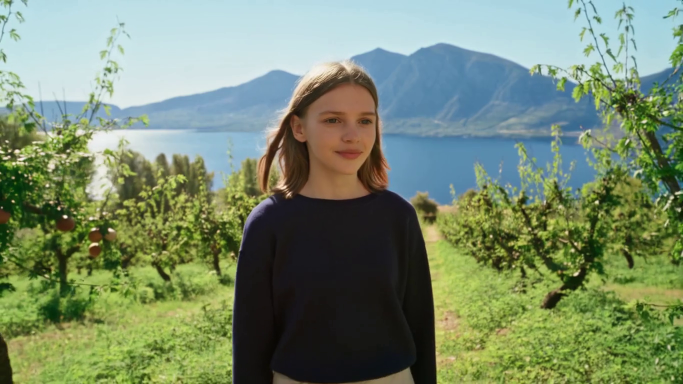
#> input picture frame 14 of human_detection_project/uploaded_videos/Sister_in_Resen_0f29d4a0.mp4, 1366 x 768 px, given in place of the camera (shown at 1/2 size)
$ python run_detection.py
#> lines starting #> are read from the running program, lines starting #| are printed output that depends on the picture; after the words box and inside, x2 and y2 are one past the last pixel; in counts of white or black regions, pixels touching at a corner belong together
### human_detection_project/live_human_detector.py
import cv2
import numpy as np
import time
import threading
from collections import deque
import argparse

class LiveHumanDetector:
    def __init__(self, confidence_threshold=0.5, nms_threshold=0.4):
        self.confidence_threshold = confidence_threshold
        self.nms_threshold = nms_threshold

        # Initialize detection models
        self.face_cascade = cv2.CascadeClassifier(cv2.data.haarcascades + 'haarcascade_frontalface_default.xml')
        self.body_cascade = cv2.CascadeClassifier(cv2.data.haarcascades + 'haarcascade_fullbody.xml')

        # Performance tracking
        self.fps_counter = deque(maxlen=30)
        self.detection_history = deque(maxlen=10)

        # Person tracking
        self.person_id = 0
        self.tracked_persons = {}

    def detect_humans(self, frame):
        """Enhanced human detection using multiple methods"""
        height, width = frame.shape[:2]
        gray = cv2.cvtColor(frame, cv2.COLOR_BGR2GRAY)

        detections = []

        # Method 1: Face detection (most reliable)
        faces = self.face_cascade.detectMultiScale(
            gray, scaleFactor=1.1, minNeighbors=5, minSize=(30, 30)
        )

        for (x, y, w, h) in faces:
            # Expand bounding box to include more of the person
            expanded_h = int(h * 2.5)  # Assume body is 2.5x face height
            expanded_y = max(0, y - int(h * 0.2))  # Start slightly above face
            expanded_h = min(height - expanded_y, expanded_h)

            detections.append({
                'box': (x, expanded_y, w, expanded_h),
                'confidence': 0.85,
                'type': 'face',
                'center': (x + w//2, expanded_y + expanded_h//2)
            })

        # Method 2: Full body detection (if no faces found)
        if len(detections) == 0:
            bodies = self.body_cascade.detectMultiScale(
                gray, scaleFactor=1.1, minNeighbors=3, minSize=(50, 100)
            )

            for (x, y, w, h) in bodies:
                detections.append({
                    'box': (x, y, w, h),
                    'confidence': 0.7,
                    'type': 'body',
                    'center': (x + w//2, y + h//2)
                })

        # Method 3: Motion-based detection (backup)
        if len(detections) == 0 and hasattr(self, 'background_subtractor'):
            fg_mask = self.background_subtractor.apply(frame)
            contours, _ = cv2.findContours(fg_mask, cv2.RETR_EXTERNAL, cv2.CHAIN_APPROX_SIMPLE)

            for contour in contours:
                area = cv2.contourArea(contour)
                if 1000 < area < 50000:  # Filter by reasonable human size
                    x, y, w, h = cv2.boundingRect(contour)
                    aspect_ratio = h / w if w > 0 else 0

                    # Human-like aspect ratio
                    if 1.5 < aspect_ratio < 4.0:
                        detections.append({
                            'box': (x, y, w, h),
                            'confidence': 0.6,
                            'type': 'motion',
                            'center': (x + w//2, y + h//2)
                        })

        # Remove overlapping detections
        detections = self._remove_overlaps(detections)

        # Track persons across frames
        detections = self._track_persons(detections)

        return detections

    def _remove_overlaps(self, detections):
        """Remove overlapping detections, keeping the one with higher confidence"""
        if len(detections) <= 1:
            return detections

        filtered = []
        for i, det1 in enumerate(detections):
            is_duplicate = False
            x1, y1, w1, h1 = det1['box']

            for j, det2 in enumerate(detections):
                if i != j:
                    x2, y2, w2, h2 = det2['box']

                    # Calculate overlap
                    overlap_x = max(0, min(x1 + w1, x2 + w2) - max(x1, x2))
                    overlap_y = max(0, min(y1 + h1, y2 + h2) - max(y1, y2))
                    overlap_area = overlap_x * overlap_y

                    area1 = w1 * h1
                    area2 = w2 * h2

                    if overlap_area > 0.3 * min(area1, area2):  # 30% overlap threshold
                        if det2['confidence'] > det1['confidence']:
                            is_duplicate = True
                            break

            if not is_duplicate:
                filtered.append(det1)

        return filtered

    def _track_persons(self, detections):
        """Simple person tracking across frames"""
        current_time = time.time()

        # Remove old tracked persons
        to_remove = []
        for person_id, person_data in self.tracked_persons.items():
            if current_time - person_data['last_seen'] > 2.0:  # 2 second timeout
                to_remove.append(person_id)

        for person_id in to_remove:
            del self.tracked_persons[person_id]

        # Match detections to existing persons
        for detection in detections:
            best_match = None
            best_distance = float('inf')

            for person_id, person_data in self.tracked_persons.items():
                distance = np.sqrt(
                    (detection['center'][0] - person_data['center'][0])**2 +
                    (detection['center'][1] - person_data['center'][1])**2
                )

                if distance < 100 and distance < best_distance:  # 100 pixel threshold
                    best_match = person_id
                    best_distance = distance

            if best_match:
                # Update existing person
                self.tracked_persons[best_match]['center'] = detection['center']
                self.tracked_persons[best_match]['last_seen'] = current_time
                detection['person_id'] = best_match
            else:
                # New person
                self.person_id += 1
                self.tracked_persons[self.person_id] = {
                    'center': detection['center'],
                    'last_seen': current_time,
                    'first_seen': current_time
                }
                detection['person_id'] = self.person_id

        return detections

    def draw_detections(self, frame, detections):
        """Draw enhanced bounding boxes and labels"""
        for detection in detections:
            x, y, w, h = detection['box']
            confidence = detection['confidence']
            detection_type = detection['type']
            person_id = detection.get('person_id', 0)

            # Color based on detection type
            if detection_type == 'face':
                color = (0, 255, 0)  # Green for face detection
            elif detection_type == 'body':
                color = (255, 165, 0)  # Orange for body detection
            else:
                color = (0, 165, 255)  # Blue for motion detection

            # Draw bounding box
            cv2.rectangle(frame, (x, y), (x + w, y + h), color, 2)

            # Draw center point
            center = detection['center']
            cv2.circle(frame, center, 5, color, -1)

            # Prepare label
            label = f"Person {person_id} ({detection_type}): {confidence:.2f}"

            # Calculate label size
            (label_w, label_h), _ = cv2.getTextSize(label, cv2.FONT_HERSHEY_SIMPLEX, 0.6, 2)

            # Draw label background
            cv2.rectangle(frame, (x, y - label_h - 10), (x + label_w, y), color, -1)

            # Draw label text
            cv2.putText(frame, label, (x, y - 5), cv2.FONT_HERSHEY_SIMPLEX, 0.6, (0, 0, 0), 2)

        return frame

    def draw_info_panel(self, frame, detections, fps):
        """Draw information panel on the frame"""
        height, width = frame.shape[:2]

        # Semi-transparent overlay
        overlay = frame.copy()
        cv2.rectangle(overlay, (10, 10), (300, 120), (0, 0, 0), -1)
        cv2.addWeighted(overlay, 0.7, frame, 0.3, 0, frame)

        # Info text
        info_lines = [
            f"FPS: {fps:.1f}",
            f"Detections: {len(detections)}",
            f"Active Persons: {len(self.tracked_persons)}",
            f"Resolution: {width}x{height}"
        ]

        for i, line in enumerate(info_lines):
            cv2.putText(frame, line, (15, 35 + i * 20),
                       cv2.FONT_HERSHEY_SIMPLEX, 0.5, (255, 255, 255), 1)

        # Detection history graph
        if len(self.detection_history) > 1:
            points = []
            for i, count in enumerate(self.detection_history):
                x = 320 + i * 10
                y = 100 - count * 10
                points.append((x, max(20, y)))

            if len(points) > 1:
                for i in range(len(points) - 1):
                    cv2.line(frame, points[i], points[i + 1], (0, 255, 255), 2)

        return frame

    def process_live_stream(self, source=0, display=True, save_output=None):
        """Process live video stream from webcam or video file"""
        # Initialize video capture
        cap = cv2.VideoCapture(source)
        if not cap.isOpened():
            print(f"Error: Could not open video source {source}")
            return

        # Set camera properties for better performance
        if isinstance(source, int):  # Webcam
            cap.set(cv2.CAP_PROP_FRAME_WIDTH, 640)
            cap.set(cv2.CAP_PROP_FRAME_HEIGHT, 480)
            cap.set(cv2.CAP_PROP_FPS, 30)

        # Initialize background subtractor for motion detection
        self.background_subtractor = cv2.createBackgroundSubtractorMOG2(detectShadows=True)

        # Video writer setup
        if save_output:
            fourcc = cv2.VideoWriter_fourcc(*'mp4v')
            fps = int(cap.get(cv2.CAP_PROP_FPS)) or 30
            width = int(cap.get(cv2.CAP_PROP_FRAME_WIDTH))
            height = int(cap.get(cv2.CAP_PROP_FRAME_HEIGHT))
            out = cv2.VideoWriter(save_output, fourcc, fps, (width, height))

        print("Starting live human detection...")
        print("Press 'q' to quit, 's' to save screenshot, 'r' to reset tracking")

        frame_count = 0
        start_time = time.time()

        try:
            while True:
                ret, frame = cap.read()
                if not ret:
                    break

                frame_start = time.time()

                # Detect humans
                detections = self.detect_humans(frame)

                # Update detection history
                self.detection_history.append(len(detections))

                # Draw detections
                frame = self.draw_detections(frame, detections)

                # Calculate FPS
                frame_time = time.time() - frame_start
                self.fps_counter.append(1.0 / frame_time if frame_time > 0 else 0)
                current_fps = np.mean(self.fps_counter)

                # Draw info panel
                frame = self.draw_info_panel(frame, detections, current_fps)

                # Save frame if recording
                if save_output:
                    out.write(frame)

                # Display frame
                if display:
                    cv2.imshow('Live Human Detection', frame)

                    key = cv2.waitKey(1) & 0xFF
                    if key == ord('q'):
                        break
                    elif key == ord('s'):
                        # Save screenshot
                        screenshot_name = f"screenshot_{int(time.time())}.jpg"
                        cv2.imwrite(screenshot_name, frame)
                        print(f"Screenshot saved: {screenshot_name}")
                    elif key == ord('r'):
                        # Reset tracking
                        self.tracked_persons.clear()
                        self.person_id = 0
                        print("Tracking reset")

                frame_count += 1

                # Print stats every 100 frames
                if frame_count % 100 == 0:
                    elapsed = time.time() - start_time
                    avg_fps = frame_count / elapsed
                    print(f"Processed {frame_count} frames, Avg FPS: {avg_fps:.1f}")

        except KeyboardInterrupt:
            print("\nStopping detection...")

        finally:
            # Cleanup
            cap.release()
            if save_output:
                out.release()
            if display:
                cv2.destroyAllWindows()

            # Final stats
            total_time = time.time() - start_time
            print(f"\nSession complete:")
            print(f"Total frames: {frame_count}")
            print(f"Total time: {total_time:.1f}s")
            print(f"Average FPS: {frame_count/total_time:.1f}")

# [28 lines left out: function main, not called in this run]

# [2 lines that do not run on import are left out]

### human_detection_project/run_detection.py
#!/usr/bin/env python3
"""
Quick launcher for the Live Human Detection System
"""

import sys
import os
from live_human_detector import LiveHumanDetector

def main():
    print("🚀 Live Human Detection System")
    print("=" * 40)

    # Simple menu
    print("Choose detection mode:")
    print("1. Webcam (default)")
    print("2. Video file")
    print("3. Webcam with recording")

    choice = input("\nEnter choice (1-3) or press Enter for webcam: ").strip()

    detector = LiveHumanDetector(confidence_threshold=0.5)

    if choice == "2":
        # Video file mode
        video_path = input("Enter video file path: ").strip()
        if not os.path.exists(video_path):
            print(f"Error: File not found: {video_path}")
            return

        print(f"Processing video: {video_path}")
        detector.process_live_stream(source=video_path, display=True)

    elif choice == "3":
        # Webcam with recording
        output_file = f"recorded_detection_{int(__import__('time').time())}.mp4"
        print(f"Recording to: {output_file}")
        detector.process_live_stream(source=0, display=True, save_output=output_file)

    else:
        # Default webcam mode
        print("Starting webcam detection...")
        detector.process_live_stream(source=0, display=True)
#> in process_live_stream, frame is the input picture: shape (768, 1366, 3); mean B, G, R 110, 138.1, 120.3
#> in detect_humans, `gray = cv2.cvtColor(frame, cv2.COLOR_BGR2GRAY)`:
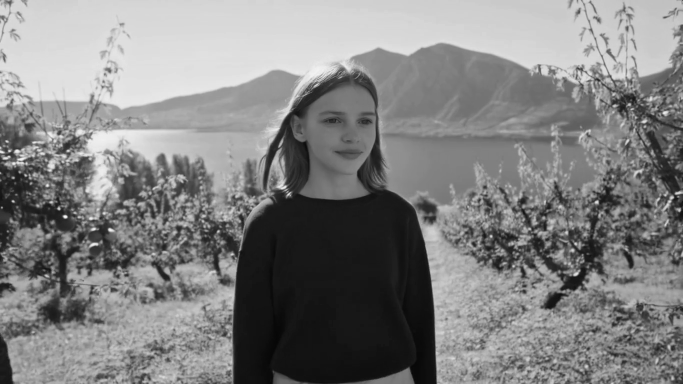
#> gray: shape (768, 1366) (shown at 1/2 size); min 5, max 251, mean 129.5
#> in detect_humans, `faces = self.face_cascade.detectMultiScale( gray, scaleFactor=1.1, min..`: faces = [[618, 181, 162, 162]]
#> the loop in detect_humans, `for (x, y, w, h) in faces:` made 1 pass
#> (x, y, w, h, expanded_h, expanded_y) on pass 1: (618, 181, 162, 162, 405, 149)
#> after the loop in detect_humans, `for (x, y, w, h) in faces:`: detections = 1 item
#> the loop in _track_persons, `for detection in detections:` made 1 pass
#> self.person_id on pass 1: 1
#> after the loop in _track_persons, `for detection in detections:`: self.person_id = 1; self.tracked_persons = 1 item
#> the loop in draw_detections, `for detection in detections:` made 1 pass
#> (x, y, w, h, confidence, detection_type, person_id, color) on pass 1: (618, 149, 162, 405, 0.85, 'face', 1, (0, 255, 0))
#> after the loop in draw_detections, `for detection in detections:`:
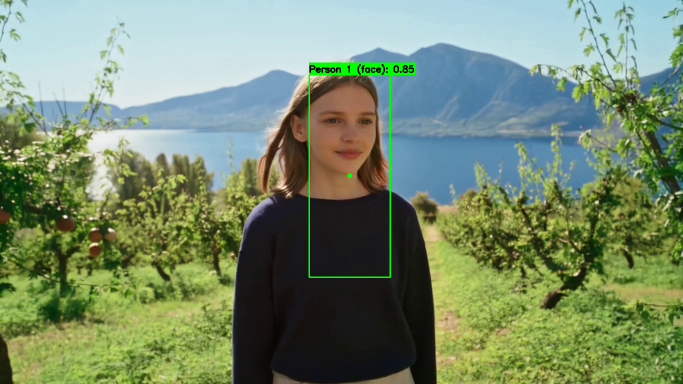
#> frame: shape (768, 1366, 3) (shown at 1/2 size); 0.81% of pixels changed, all inside (x1, y1, x2, y2) = (617, 125, 831, 556)
#> in draw_info_panel, `cv2.rectangle(overlay, (10, 10), (300, 120), (0, 0, 0), -1)`:
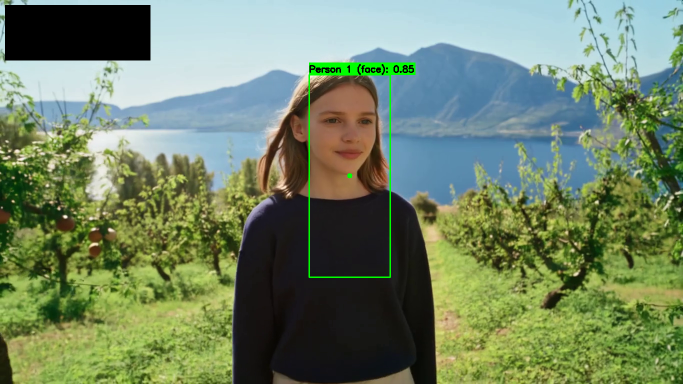
#> overlay: shape (768, 1366, 3) (shown at 1/2 size); 3.08% of pixels changed, all inside (x1, y1, x2, y2) = (10, 10, 301, 121)
#> in draw_info_panel, `cv2.addWeighted(overlay, 0.7, frame, 0.3, 0, frame)`:
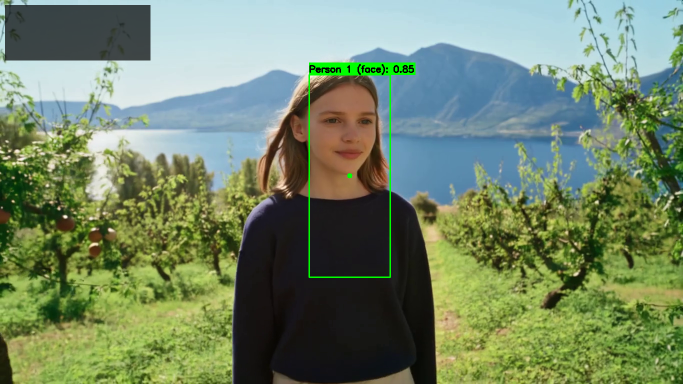
#> frame: shape (768, 1366, 3) (shown at 1/2 size); 3.08% of pixels changed, all inside (x1, y1, x2, y2) = (10, 10, 301, 121)
#> in draw_info_panel, `info_lines = [ f"FPS: {fps:.1f}", f"Detections: {len(detections)}", f"..`: info_lines = ['FPS: 0.8', 'Detections: 1', 'Active Persons: 1', 'Resolution: 1366x768']
#> the loop in draw_info_panel, `for i, line in enumerate(info_lines):` made 4 passes
#> line on passes 1 to 4: 'FPS: 0.8', 'Detections: 1', 'Active Persons: 1', 'Resolution: 1366x768'
#> after the loop in draw_info_panel, `for i, line in enumerate(info_lines):`:
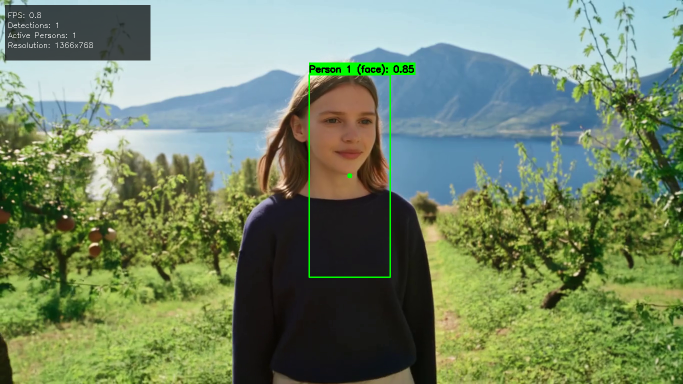
#> frame: shape (768, 1366, 3) (shown at 1/2 size); 0.1% of pixels changed, all inside (x1, y1, x2, y2) = (16, 25, 186, 96)
#> (key q is pressed here)

if __name__ == "__main__":
    try:
        main()
    except KeyboardInterrupt:
        print("\n👋 Goodbye!")
    except Exception as e:
        print(f"❌ Error: {e}")
        sys.exit(1)

$ run again, starting later in the video
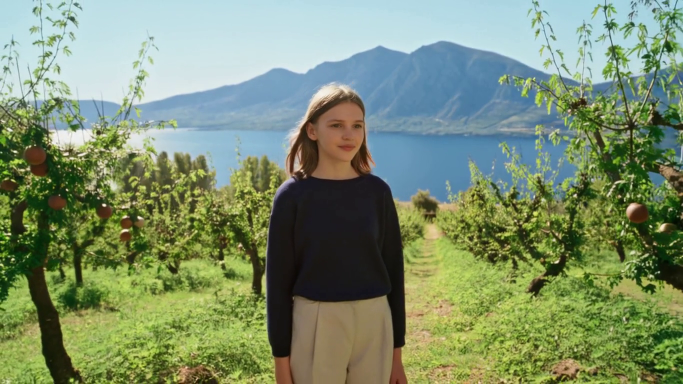
#> input picture frame 63 of human_detection_project/uploaded_videos/Sister_in_Resen_0f29d4a0.mp4, 1366 x 768 px, given in place of the camera (shown at 1/2 size)
#> in process_live_stream, frame is the input picture: shape (768, 1366, 3); mean B, G, R 110.8, 142.6, 124.7
#> in detect_humans, `gray = cv2.cvtColor(frame, cv2.COLOR_BGR2GRAY)`:
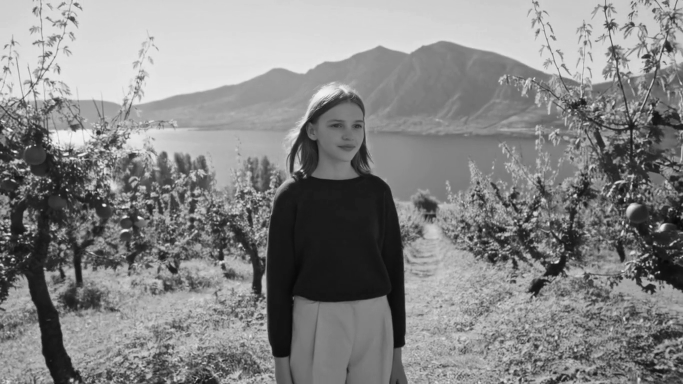
#> gray: shape (768, 1366) (shown at 1/2 size); min 7, max 250, mean 133.5
#> faces = [[1137, 424, 70, 70], [639, 212, 107, 107], [72, 503, 82, 82], [426, 520, 96, 96]]
#> the loop in detect_humans, `for (x, y, w, h) in faces:` made 4 passes
#> (x, y, w, h, expanded_h, expanded_y) on passes 1 to 4: (1137, 424, 70, 70, 175, 410), (639, 212, 107, 107, 267, 191), (72, 503, 82, 82, 205, 487), (426, 520, 96, 96, 240, 501)
#> after the loop in detect_humans, `for (x, y, w, h) in faces:`: detections = 4 items
#> the loop in _remove_overlaps, `for i, det1 in enumerate(detections):` made 4 passes
#> (x1, y1, w1, h1) on passes 1 to 4: (1137, 410, 70, 175), (639, 191, 107, 267), (72, 487, 82, 205), (426, 501, 96, 240)
#> the loop in _track_persons, `for detection in detections:` made 4 passes
#> after the loop in _track_persons, `for detection in detections:`: self.person_id = 4; self.tracked_persons = 4 items
#> the loop in draw_detections, `for detection in detections:` made 4 passes
#> (x, y, w, h, center, label) on passes 1 to 4: (1137, 410, 70, 175, (1172, 497), 'Person 1 (face): 0.85'), (639, 191, 107, 267, (692, 324), 'Person 2 (face): 0.85'), (72, 487, 82, 205, (113, 589), 'Person 3 (face): 0.85'), (426, 501, 96, 240, (474, 621), 'Person 4 (face): 0.85')
#> overlay: shape (768, 1366, 3); mean B, G, R 102.1, 138.6, 116.4
#> info_lines = ['FPS: 0.7', 'Detections: 4', 'Active Persons: 4', 'Resolution: 1366x768']
#> the loop in draw_info_panel, `for i, line in enumerate(info_lines):` made 4 passes
#> line on passes 1 to 4: 'FPS: 0.7', 'Detections: 4', 'Active Persons: 4', 'Resolution: 1366x768'
#> after the loop in draw_info_panel, `for i, line in enumerate(info_lines):`:
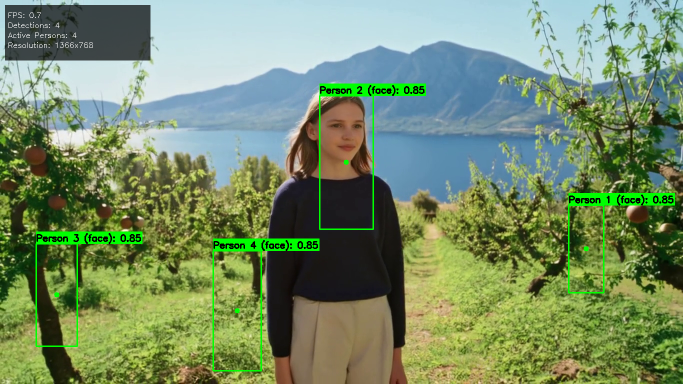
#> frame: shape (768, 1366, 3) (shown at 1/2 size); mean B, G, R 104.3, 140.8, 118.3
